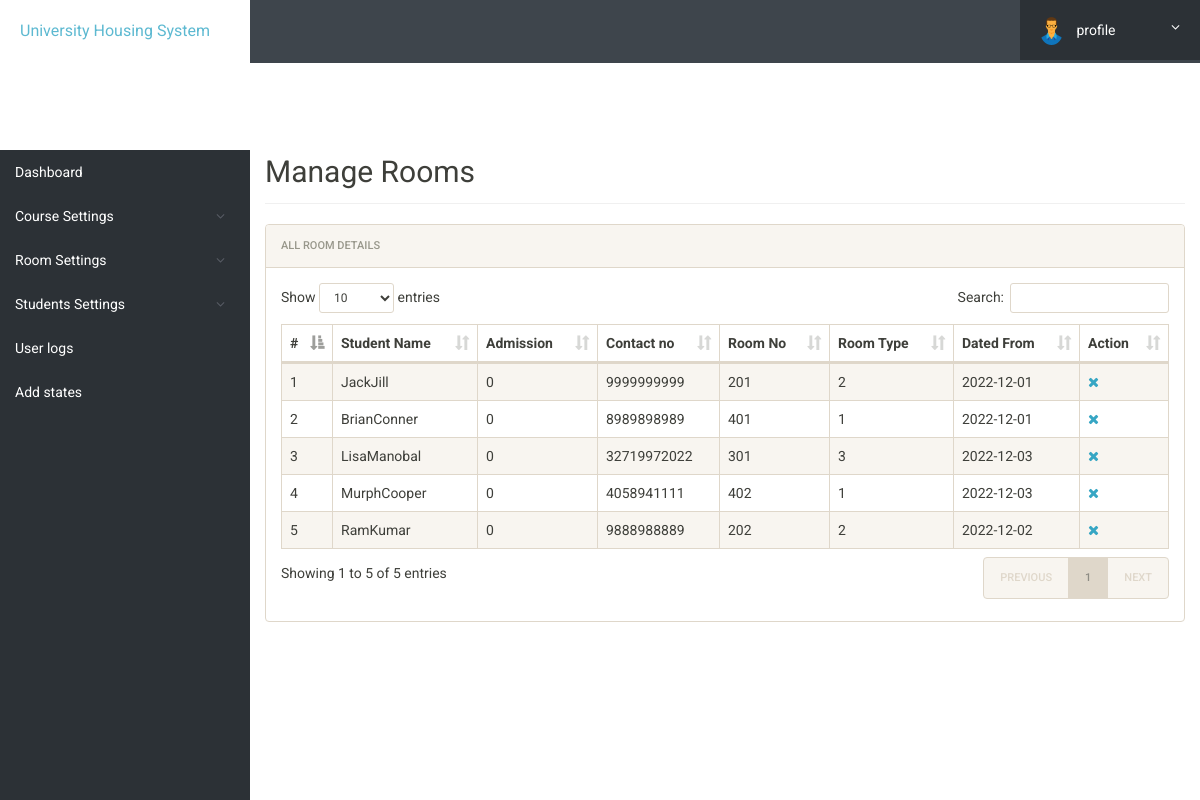
The page /admin/manage-students.php (signed in) on the database its author committed.
### tables this page shows
CREATE TABLE `registration` (
  `id` int(11) NOT NULL,
  `roomno` int(11) NOT NULL,
  `room_type` varchar(11) NOT NULL,
  `fees` int(11) NOT NULL,
  `mealplan` int(11) NOT NULL,
  `datefrom` date NOT NULL,
  `duration` int(11) NOT NULL,
  `admission_decision` varchar(500) NOT NULL,
  `regno` int(11) NOT NULL,
  `firstName` varchar(500) NOT NULL,
  `lastName` varchar(500) NOT NULL,
  `gender` varchar(250) NOT NULL,
  `contactno` bigint(11) NOT NULL,
  `emailaddr` varchar(500) NOT NULL,
  `econtactno` bigint(11) NOT NULL,
  `parent` varchar(500) NOT NULL,
  `prelation` varchar(500) NOT NULL,
  `pcontact` bigint(11) NOT NULL,
  `addr` varchar(500) NOT NULL,
  `city` varchar(500) NOT NULL,
  `state` varchar(500) NOT NULL,
  `postcode` int(11) NOT NULL,
  `health_record` varchar(500) DEFAULT NULL,
  `postingDate` timestamp NOT NULL DEFAULT current_timestamp(),
  `updationDate` varchar(500) NOT NULL
);

### admin/manage-students.php (the view, shortened to what this page needs)
<?php
include('includes/config.php');
?>
<!doctype html>
<html lang="en" class="no-js">
    <head>
       <?php include('includes/head.php')?>
    </head>
    <body>
        <?php include('includes/header.php'); ?>
        <div class="ts-main-content">
            <?php include('includes/sidebar.php'); ?>
            <div class="content-wrapper">
                <div class="container-fluid">
                    <div class="row">
                        <div class="col-md-12" style="margin-top:90px;">
                            <h2 class="page-title">Manage Rooms</h2>
                            <div class="panel panel-default">
                                <div class="panel-heading">All Room Details</div>
                                <div class="panel-body">
                                    <table id="zctb" class="display table table-striped table-bordered table-hover"
                                        cellspacing="0" width="100%">
                                        <thead>
                                            <tr>
                                                <th>#</th>
                                                <th>Student Name</th>
                                                <th>Admission</th>
                                                <th>Contact no </th>
                                                <th>Room No </th>
                                                <th>Room Type </th>
                                                <th>Dated From </th>
                                                <th>Action</th>
                                            </tr>
                                        </thead>
                                        <tbody>
                                            <?php
                                            $ret = "SELECT * FROM registration";
                                            $stmt = $mysqli->prepare($ret);
                                            $stmt->execute();
                                            $res = $stmt->get_result();
                                            $cnt = 1;
                                            while ($row = $res->fetch_object()) {
                                            ?>
                                            <tr>
                                                <td><?php echo $cnt;
                                                ; ?></td>
                                                <td><?php echo $row->firstName; ?><?php echo $row->lastName; ?></td>
                                                <td><?php echo $row->regno; ?></td>
                                                <td><?php echo $row->contactno; ?></td>
                                                <td><?php echo $row->roomno; ?></td>
                                                <td><?php echo $row->room_type; ?></td>
                                                <td><?php echo $row->datefrom; ?></td>
                                                <td>
                                                    <a href="manage-students.php?del=<?php echo $row->id; ?>"
                                                        title="are you sure to delete this record?" onclick="return confirm("
                                                        Do you want to delete");"> <i class="fa fa-close"></i>
                                                    </a>
                                                </td>
                                            </tr>
                                            <?php
                                                $cnt = $cnt + 1;
                                            } ?>
                                        </tbody>
                                    </table>
                                </div>
                            </div>
                        </div>
                    </div>
                </div>
            </div>
        </div>
    </body>
</html>

### admin/css/style.css (style rules this page uses)
html { font-size: 14px; }
@media only screen and (min-width: 480px) { html { font-size: 17px; } }
@media only screen and (min-width: 768px) { html { font-size: 14px; } }
body { font-size: 1em; }
a { color: #37a6c4; }
.panel { overflow: hidden; }
.page-title { padding-bottom: 15px; margin-bottom: 20px; border-bottom: 1px solid #f0f0f0; }
.ts-main-content .content-wrapper { padding-top: 15px; margin-top: 10px; }
@media only screen and (min-width: 992px) { .ts-main-content .content-wrapper { margin-left: 250px; } }

### rows shown on the page
registration: firstName "Jack", lastName "Jill", regno "0", contactno "9999999999", roomno "201", room_type "2", datefrom "2022-12-01"
registration: firstName "Brian", lastName "Conner", regno "0", contactno "8989898989", roomno "401", room_type "1", datefrom "2022-12-01"
registration: firstName "Lisa", lastName "Manobal", regno "0", contactno "32719972022", roomno "301", room_type "3", datefrom "2022-12-03"
registration: firstName "Murph", lastName "Cooper", regno "0", contactno "4058941111", roomno "402", room_type "1", datefrom "2022-12-03"
registration: firstName "Ram", lastName "Kumar", regno "0", contactno "9888988889", roomno "202", room_type "2", datefrom "2022-12-02"
